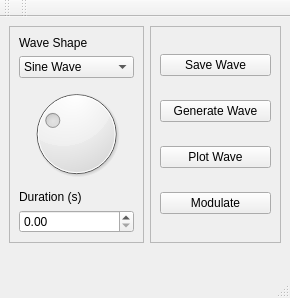
<?xml version="1.0" encoding="UTF-8"?>
<ui version="4.0">
 <class>App</class>
 <widget class="QMainWindow" name="App">
  <property name="geometry">
   <rect>
    <x>0</x>
    <y>0</y>
    <width>290</width>
    <height>298</height>
   </rect>
  </property>
  <property name="windowTitle">
   <string>HiveAudio Demo</string>
  </property>
  <widget class="QWidget" name="centralwidget">
   <layout class="QFormLayout" name="formLayout">
    <item row="0" column="0">
     <widget class="QFrame" name="frame">
      <property name="frameShape">
       <enum>QFrame::StyledPanel</enum>
      </property>
      <property name="frameShadow">
       <enum>QFrame::Raised</enum>
      </property>
      <layout class="QVBoxLayout" name="verticalLayout">
       <item>
        <widget class="QLabel" name="label_2">
         <property name="text">
          <string>Wave Shape</string>
         </property>
        </widget>
       </item>
       <item>
        <widget class="QComboBox" name="waveBox">
         <property name="editable">
          <bool>false</bool>
         </property>
         <item>
          <property name="text">
           <string>Sine Wave</string>
          </property>
         </item>
         <item>
          <property name="text">
           <string>Triangle Wave</string>
          </property>
         </item>
         <item>
          <property name="text">
           <string>Sawtooth Wave</string>
          </property>
         </item>
         <item>
          <property name="text">
           <string>Square Wave</string>
          </property>
         </item>
        </widget>
       </item>
       <item>
        <widget class="QDial" name="hertzDial">
         <property name="minimum">
          <number>73</number>
         </property>
         <property name="maximum">
          <number>1300</number>
         </property>
         <property name="singleStep">
          <number>1</number>
         </property>
         <property name="value">
          <number>440</number>
         </property>
         <property name="wrapping">
          <bool>false</bool>
         </property>
         <property name="notchTarget">
          <double>5.000000000000000</double>
         </property>
         <property name="notchesVisible">
          <bool>false</bool>
         </property>
        </widget>
       </item>
       <item>
        <widget class="QLabel" name="label">
         <property name="text">
          <string>Duration (s)</string>
         </property>
        </widget>
       </item>
       <item>
        <widget class="QDoubleSpinBox" name="secsBox">
         <property name="stepType">
          <enum>QAbstractSpinBox::AdaptiveDecimalStepType</enum>
         </property>
        </widget>
       </item>
      </layout>
     </widget>
    </item>
    <item row="0" column="1">
     <widget class="QFrame" name="frame_3">
      <property name="frameShape">
       <enum>QFrame::StyledPanel</enum>
      </property>
      <property name="frameShadow">
       <enum>QFrame::Raised</enum>
      </property>
      <layout class="QVBoxLayout" name="verticalLayout_3">
       <item>
        <widget class="QPushButton" name="saveButton">
         <property name="text">
          <string>Save Wave</string>
         </property>
        </widget>
       </item>
       <item>
        <widget class="QPushButton" name="waveButton">
         <property name="text">
          <string>Generate Wave</string>
         </property>
        </widget>
       </item>
       <item>
        <widget class="QPushButton" name="plotButton">
         <property name="text">
          <string>Plot Wave</string>
         </property>
        </widget>
       </item>
       <item>
        <widget class="QPushButton" name="freqmodButton">
         <property name="text">
          <string>Modulate</string>
         </property>
        </widget>
       </item>
      </layout>
     </widget>
    </item>
   </layout>
  </widget>
  <widget class="QStatusBar" name="statusbar"/>
  <widget class="QToolBar" name="toolBar">
   <property name="windowTitle">
    <string>toolBar</string>
   </property>
   <attribute name="toolBarArea">
    <enum>TopToolBarArea</enum>
   </attribute>
   <attribute name="toolBarBreak">
    <bool>false</bool>
   </attribute>
  </widget>
  <widget class="QToolBar" name="toolBar_2">
   <property name="windowTitle">
    <string>toolBar_2</string>
   </property>
   <attribute name="toolBarArea">
    <enum>TopToolBarArea</enum>
   </attribute>
   <attribute name="toolBarBreak">
    <bool>false</bool>
   </attribute>
  </widget>
  <action name="actionGenerate">
   <property name="text">
    <string>Generate</string>
   </property>
   <property name="toolTip">
    <string>Generate audio from wave data</string>
   </property>
   <property name="shortcut">
    <string>Alt+Return</string>
   </property>
  </action>
  <action name="actionSave">
   <property name="text">
    <string>Save</string>
   </property>
   <property name="toolTip">
    <string>Save to WAV file</string>
   </property>
   <property name="shortcut">
    <string>Ctrl+S</string>
   </property>
  </action>
  <action name="actionPlot">
   <property name="text">
    <string>Plot</string>
   </property>
   <property name="toolTip">
    <string>Plot current waveform </string>
   </property>
   <property name="shortcut">
    <string>Ctrl+P</string>
   </property>
  </action>
  <action name="actionModulate">
   <property name="text">
    <string>Modulate</string>
   </property>
   <property name="toolTip">
    <string>Generate audio and apply frequency modulation</string>
   </property>
  </action>
 </widget>
 <resources/>
 <connections>
  <connection>
   <sender>hertzDial</sender>
   <signal>sliderMoved(int)</signal>
   <receiver>hertzDial</receiver>
   <slot>setValue(int)</slot>
   <hints>
    <hint type="sourcelabel">
     <x>80</x>
     <y>135</y>
    </hint>
    <hint type="destinationlabel">
     <x>80</x>
     <y>135</y>
    </hint>
   </hints>
  </connection>
  <connection>
   <sender>secsBox</sender>
   <signal>valueChanged(double)</signal>
   <receiver>secsBox</receiver>
   <slot>setValue(double)</slot>
   <hints>
    <hint type="sourcelabel">
     <x>80</x>
     <y>224</y>
    </hint>
    <hint type="destinationlabel">
     <x>80</x>
     <y>224</y>
    </hint>
   </hints>
  </connection>
  <connection>
   <sender>waveBox</sender>
   <signal>activated(QString)</signal>
   <receiver>waveBox</receiver>
   <slot>setCurrentText(QString)</slot>
   <hints>
    <hint type="sourcelabel">
     <x>80</x>
     <y>68</y>
    </hint>
    <hint type="destinationlabel">
     <x>80</x>
     <y>68</y>
    </hint>
   </hints>
  </connection>
 </connections>
</ui>
